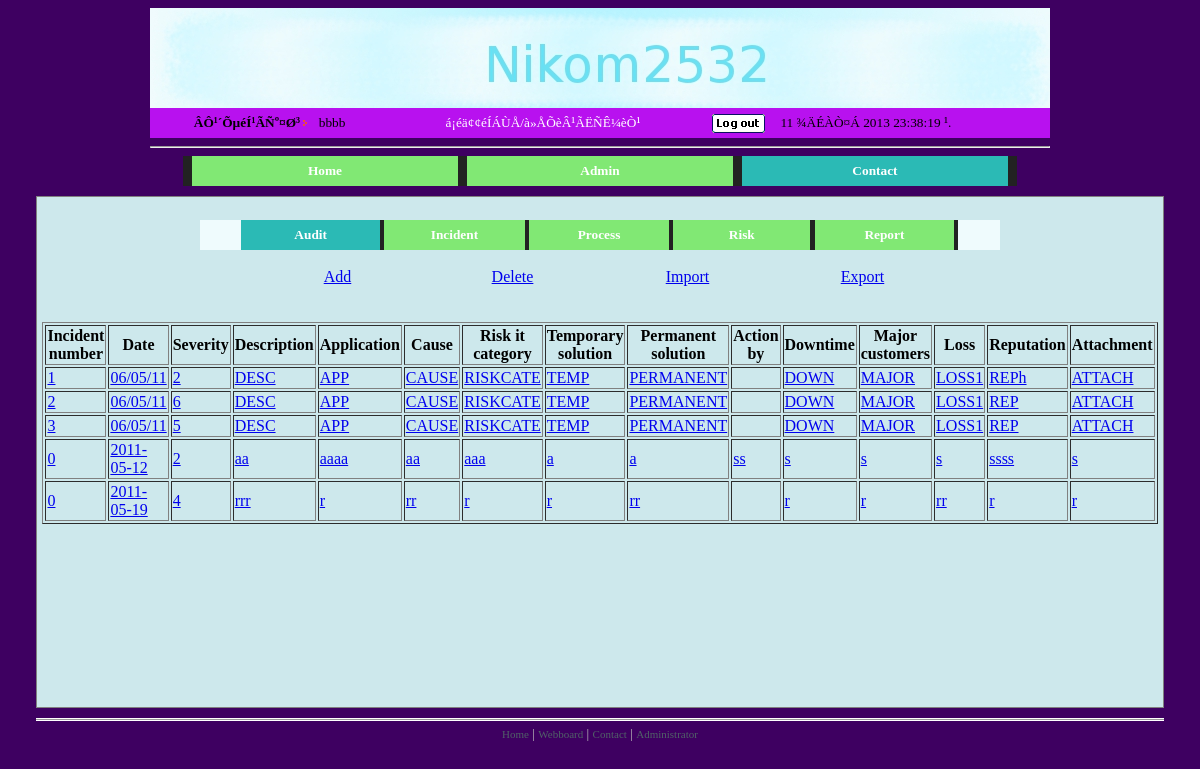
Screenshot of /Sites/path/incident/index.php (signed in) with the database file from the repository.
### tables this page shows
CREATE TABLE `itpr_incident` (
  `pkey` int(11) NOT NULL auto_increment,
  `INCIDENT_NUMBER` int(11) NOT NULL,
  `DATE` varchar(255) NOT NULL,
  `SEVERITY` smallint(6) NOT NULL,
  `DESCRIPTION` varchar(255) NOT NULL,
  `APPLICATION` varchar(255) NOT NULL,
  `CAUSE` varchar(255) NOT NULL,
  `RISK_IT_CATEGORY` varchar(255) NOT NULL,
  `TEMPORARY_SOLUTION` varchar(255) NOT NULL,
  `PERMANENT_SOLUTION` varchar(255) NOT NULL,
  `ACTION_BY` varchar(255) NOT NULL,
  `DOWNTIME` varchar(255) NOT NULL,
  `MAJOR_CUSTOMERS` varchar(255) NOT NULL,
  `LOSS` varchar(255) NOT NULL,
  `REPUTATION` char(50) NOT NULL,
  `ATTACHMENT` varchar(255) NOT NULL,
  PRIMARY KEY  (`pkey`)
);

### Sites/path/incident/index.php (the view, shortened to what this page needs)
<?
$rootpath ="../../";
$focus2=0;
include($rootpath."include/index_head.php");
?>
<font size="3" color="#000000">
<br>
<table width='800' border='0' align='center' cellpadding='0' cellspacing='0' bgcolor='222222'>
<tr height="30">
<td width="50" bgcolor="#effbfd"></td>
<?
$arr_text=array("Audit","Incident","Process","Risk","Report");
$arr_link=array($rootpath."./path/audit/index.php",$rootpath."path/incident/index.php",$rootpath."path/process/index.php",$rootpath."path/risk/index.php",$rootpath."path/report/index.php");
		$i=0;
		while($arr_text[$i]) {
			if(($focus2==$i)&&($focus2!="")) {
			echo "
			<td bgcolor='2bbab5' align='center' class='wlink' width='160'><a href='$arr_link[$i]'><b>$arr_text[$i]</b></a></td>";
			} else {
			echo "
			<td bgcolor='81e874' align='center' class='wlink' width='160'><a href='$arr_link[$i]'><b>$arr_text[$i]</b></a></td>";
			}
			echo "<td width='5'></td>";
		$i++;
		}
?>
<td width="50" bgcolor="#effbfd"></td>
</tr>
</table>
<br>
	<table width='700' border='0' align='center' cellpadding='0' cellspacing='0'>
		<tr>
			<td width='25%'>
				<center><a href='./add.php'>Add</a></center>
			</td>
			<td width='25%'>
				<center><a href='./form_delete_incident.php'>Delete</a></center>
			</td>
			<td width='25%'>
				<center><a href='./import.php'>Import</a></center>
			</td>
			<td width='25%'>
				<center><a href='./export_excel_incident.php'>Export</a></center>
			</td>
		</tr>
		<tr><td><br><br></td></tr>
	</table>
<?
$table_name = "itpr_incident";
$showQuery = "SELECT * FROM ";
$showQuery .= $table_name;
$objQuery = mysql_query($showQuery);
?>
<table width="10" border="1">
<tr>
<th><div align="center">Incident number</div></th>
<th><div align="center">Date</div></th>
<th><div align="center">Severity</div></th>
<th><div align="center">Description</div></th>
<th><div align="center">Application</div></th>
<th><div align="center">Cause</div></th>
<th><div align="center">Risk it category</div></th>
<th><div align="center">Temporary solution</div></th>
<th><div align="center">Permanent solution</div></th>
<th><div align="center">Action by</div></th>
<th><div align="center">Downtime</div></th>
<th><div align="center">Major customers</div></th>
<th><div align="center">Loss</div></th>
<th><div align="center">Reputation</div></th>
<th><div align="center">Attachment</div></th>
</tr>
<?
while($objResult = mysql_fetch_array($objQuery))
{
?>
<tr>
<td><a href='./edit.php?pkey= <?php echo $objResult["pkey"]; ?>'> <?=$objResult["INCIDENT_NUMBER"];?> </a></td>
<td><a href='./edit.php?pkey= <?php echo $objResult["pkey"]; ?>'><?=$objResult["DATE"];?></a></td>
<td><a href='./edit.php?pkey= <?php echo $objResult["pkey"]; ?>'><?=$objResult["SEVERITY"];?></a></td>
<td><a href='./edit.php?pkey= <?php echo $objResult["pkey"]; ?>'><?=$objResult["DESCRIPTION"];?></a></td>
<td><a href='./edit.php?pkey= <?php echo $objResult["pkey"]; ?>'><?=$objResult["APPLICATION"];?></a></td>
<td><a href='./edit.php?pkey= <?php echo $objResult["pkey"]; ?>'><?=$objResult["CAUSE"];?></a></td>
<td><a href='./edit.php?pkey= <?php echo $objResult["pkey"]; ?>'><?=$objResult["RISK_IT_CATEGORY"];?></a></td>
<td><a href='./edit.php?pkey= <?php echo $objResult["pkey"]; ?>'><?=$objResult["TEMPORARY_SOLUTION"];?></a></td>
<td><a href='./edit.php?pkey= <?php echo $objResult["pkey"]; ?>'><?=$objResult["PERMANENT_SOLUTION"];?></a></td>
<td><a href='./edit.php?pkey= <?php echo $objResult["pkey"]; ?>'><?=$objResult["ACTION_BY"];?></a></td>
<td><a href='./edit.php?pkey= <?php echo $objResult["pkey"]; ?>'><?=$objResult["DOWNTIME"];?></a></td>
<td><a href='./edit.php?pkey= <?php echo $objResult["pkey"]; ?>'><?=$objResult["MAJOR_CUSTOMERS"];?></a></td>
<td><a href='./edit.php?pkey= <?php echo $objResult["pkey"]; ?>'><?=$objResult["LOSS"];?></a></td>
<td><a href='./edit.php?pkey= <?php echo $objResult["pkey"]; ?>'><?=$objResult["REPUTATION"];?></a></td>
<td><a href='./edit.php?pkey= <?php echo $objResult["pkey"]; ?>'><?=$objResult["ATTACHMENT"];?></a></td>
</tr>
<? } ?>
</table>
<br><center>
<table style="text-align: left; width: 200;">
  <tr>
    <td>
    </td>
  </tr>
</table>
</center>
</font>
<?
include($rootpath."include/index_bottom.php");
?>

### Sites/css/style.css (style rules this page uses)
.wlink A:link { font-family: Tahoma; font-size: 10pt; ;COLOR: #FFFFFF;TEXT-DECORATION: none }

### rows the page displays
itpr_incident: INCIDENT_NUMBER "1", DATE "06/05/11", SEVERITY "2", DESCRIPTION "DESC", APPLICATION "APP", CAUSE "CAUSE", RISK_IT_CATEGORY "RISKCATE", TEMPORARY_SOLUTION "TEMP", PERMANENT_SOLUTION "PERMANENT", DOWNTIME "DOWN", MAJOR_CUSTOMERS "MAJOR", LOSS "LOSS1", REPUTATION "REPh", ATTACHMENT "ATTACH"
itpr_incident: INCIDENT_NUMBER "2", DATE "06/05/11", SEVERITY "6", DESCRIPTION "DESC", APPLICATION "APP", CAUSE "CAUSE", RISK_IT_CATEGORY "RISKCATE", TEMPORARY_SOLUTION "TEMP", PERMANENT_SOLUTION "PERMANENT", DOWNTIME "DOWN", MAJOR_CUSTOMERS "MAJOR", LOSS "LOSS1", REPUTATION "REP", ATTACHMENT "ATTACH"
itpr_incident: INCIDENT_NUMBER "3", DATE "06/05/11", SEVERITY "5", DESCRIPTION "DESC", APPLICATION "APP", CAUSE "CAUSE", RISK_IT_CATEGORY "RISKCATE", TEMPORARY_SOLUTION "TEMP", PERMANENT_SOLUTION "PERMANENT", DOWNTIME "DOWN", MAJOR_CUSTOMERS "MAJOR", LOSS "LOSS1", REPUTATION "REP", ATTACHMENT "ATTACH"
itpr_incident: INCIDENT_NUMBER "0", DATE "2011-05-12", SEVERITY "2", DESCRIPTION "aa", APPLICATION "aaaa", CAUSE "aa", RISK_IT_CATEGORY "aaa", TEMPORARY_SOLUTION "a", PERMANENT_SOLUTION "a", ACTION_BY "ss", DOWNTIME "s", MAJOR_CUSTOMERS "s", LOSS "s", REPUTATION "ssss", ATTACHMENT "s"
itpr_incident: INCIDENT_NUMBER "0", DATE "2011-05-19", SEVERITY "4", DESCRIPTION "rrr", APPLICATION "r", CAUSE "rr", RISK_IT_CATEGORY "r", TEMPORARY_SOLUTION "r", PERMANENT_SOLUTION "rr", DOWNTIME "r", MAJOR_CUSTOMERS "r", LOSS "rr", REPUTATION "r", ATTACHMENT "r"

### other values shown
$_SESSION[su] "bbbb"
$arr_text[$i] "Home"
$arr_text[$i] "Admin"
$arr_text[$i] "Contact"
$arr_text[$i] "Audit"
$arr_text[$i] "Incident"
$arr_text[$i] "Process"
$arr_text[$i] "Risk"
$arr_text[$i] "Report"
